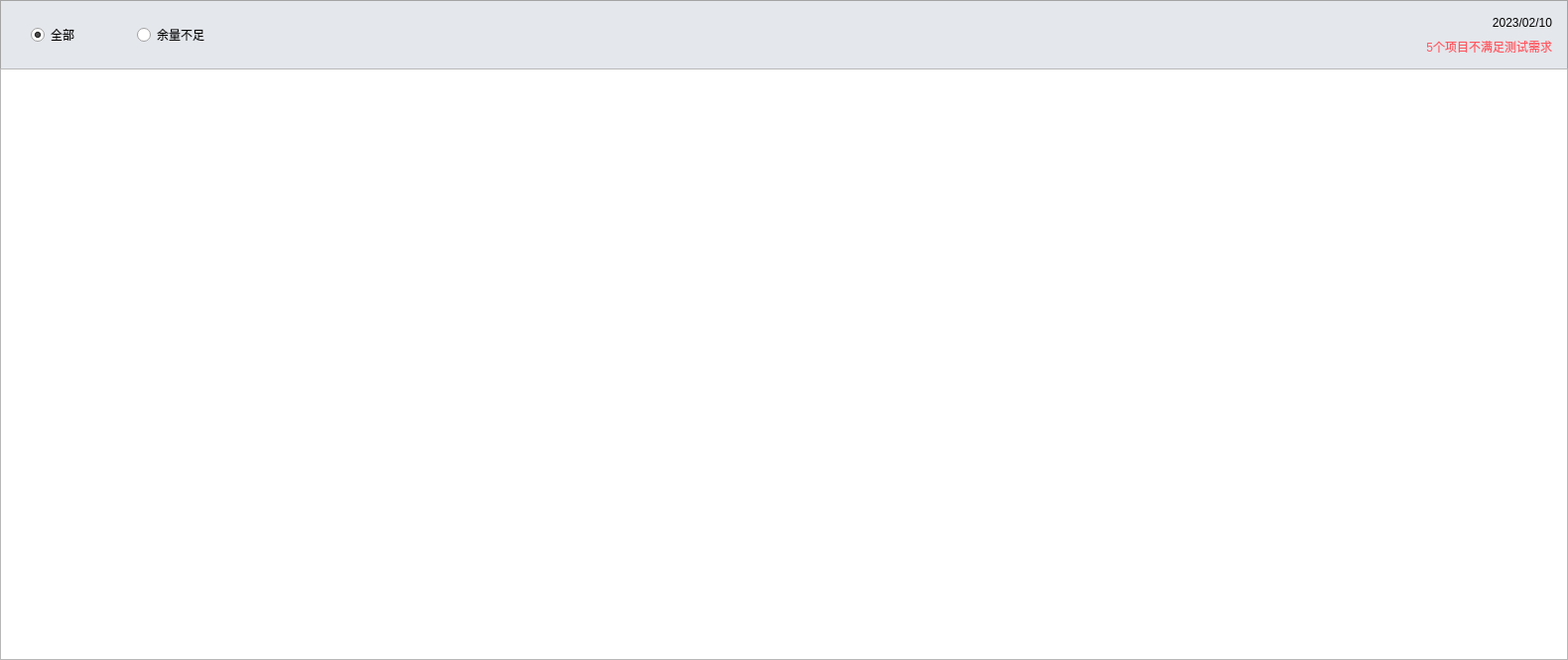
<?xml version="1.0" encoding="UTF-8"?>
<ui version="4.0">
 <class>RequireCalcWidget</class>
 <widget class="QWidget" name="RequireCalcWidget">
  <property name="geometry">
   <rect>
    <x>0</x>
    <y>0</y>
    <width>1580</width>
    <height>665</height>
   </rect>
  </property>
  <property name="windowTitle">
   <string>Form</string>
  </property>
  <widget class="QFrame" name="TopFrame">
   <property name="geometry">
    <rect>
     <x>0</x>
     <y>0</y>
     <width>1580</width>
     <height>70</height>
    </rect>
   </property>
   <property name="minimumSize">
    <size>
     <width>1580</width>
     <height>70</height>
    </size>
   </property>
   <property name="maximumSize">
    <size>
     <width>1580</width>
     <height>70</height>
    </size>
   </property>
   <property name="styleSheet">
    <string notr="true">QFrame#TopFrame
{
	border:1px solid #a4a4a4;
	background-color: #e4e7ec;
}</string>
   </property>
   <property name="frameShape">
    <enum>QFrame::StyledPanel</enum>
   </property>
   <property name="frameShadow">
    <enum>QFrame::Raised</enum>
   </property>
   <layout class="QHBoxLayout" name="horizontalLayout">
    <property name="spacing">
     <number>58</number>
    </property>
    <property name="leftMargin">
     <number>30</number>
    </property>
    <property name="topMargin">
     <number>0</number>
    </property>
    <property name="rightMargin">
     <number>15</number>
    </property>
    <property name="bottomMargin">
     <number>0</number>
    </property>
    <item>
     <widget class="QRadioButton" name="AllRBtn">
      <property name="text">
       <string>全部</string>
      </property>
      <property name="checked">
       <bool>true</bool>
      </property>
     </widget>
    </item>
    <item>
     <widget class="QRadioButton" name="RemainValRBtn">
      <property name="text">
       <string>余量不足</string>
      </property>
     </widget>
    </item>
    <item>
     <spacer name="horizontalSpacer">
      <property name="orientation">
       <enum>Qt::Horizontal</enum>
      </property>
      <property name="sizeHint" stdset="0">
       <size>
        <width>1110</width>
        <height>20</height>
       </size>
      </property>
     </spacer>
    </item>
    <item>
     <layout class="QVBoxLayout" name="verticalLayout">
      <property name="spacing">
       <number>0</number>
      </property>
      <property name="topMargin">
       <number>10</number>
      </property>
      <property name="bottomMargin">
       <number>10</number>
      </property>
      <item>
       <widget class="QLabel" name="DateLab">
        <property name="text">
         <string>2023/02/10</string>
        </property>
        <property name="alignment">
         <set>Qt::AlignRight|Qt::AlignTrailing|Qt::AlignVCenter</set>
        </property>
       </widget>
      </item>
      <item>
       <widget class="QLabel" name="TipLab">
        <property name="styleSheet">
         <string notr="true">color: #ff565f;</string>
        </property>
        <property name="text">
         <string>5个项目不满足测试需求</string>
        </property>
        <property name="alignment">
         <set>Qt::AlignRight|Qt::AlignTrailing|Qt::AlignVCenter</set>
        </property>
       </widget>
      </item>
     </layout>
    </item>
   </layout>
  </widget>
  <widget class="QTableView" name="RequireCalcTbl">
   <property name="geometry">
    <rect>
     <x>0</x>
     <y>69</y>
     <width>1580</width>
     <height>596</height>
    </rect>
   </property>
   <property name="styleSheet">
    <string notr="true"/>
   </property>
   <property name="showGrid">
    <bool>false</bool>
   </property>
   <attribute name="verticalHeaderDefaultSectionSize">
    <number>46</number>
   </attribute>
   <attribute name="verticalHeaderMinimumSectionSize">
    <number>46</number>
   </attribute>
  </widget>
  <widget class="QFrame" name="line_v">
   <property name="geometry">
    <rect>
     <x>0</x>
     <y>69</y>
     <width>1</width>
     <height>596</height>
    </rect>
   </property>
   <property name="frameShape">
    <enum>QFrame::StyledPanel</enum>
   </property>
   <property name="frameShadow">
    <enum>QFrame::Raised</enum>
   </property>
   <property name="lines" stdset="0">
    <string>solid</string>
   </property>
  </widget>
  <widget class="QFrame" name="line_v_2">
   <property name="geometry">
    <rect>
     <x>1579</x>
     <y>69</y>
     <width>1</width>
     <height>596</height>
    </rect>
   </property>
   <property name="frameShape">
    <enum>QFrame::StyledPanel</enum>
   </property>
   <property name="frameShadow">
    <enum>QFrame::Raised</enum>
   </property>
   <property name="lines" stdset="0">
    <string>solid</string>
   </property>
  </widget>
  <widget class="QFrame" name="line_h">
   <property name="geometry">
    <rect>
     <x>0</x>
     <y>69</y>
     <width>1580</width>
     <height>1</height>
    </rect>
   </property>
   <property name="frameShape">
    <enum>QFrame::StyledPanel</enum>
   </property>
   <property name="frameShadow">
    <enum>QFrame::Raised</enum>
   </property>
   <property name="lines" stdset="0">
    <string>solid</string>
   </property>
  </widget>
  <widget class="QFrame" name="line_h_2">
   <property name="geometry">
    <rect>
     <x>0</x>
     <y>664</y>
     <width>1580</width>
     <height>1</height>
    </rect>
   </property>
   <property name="frameShape">
    <enum>QFrame::StyledPanel</enum>
   </property>
   <property name="frameShadow">
    <enum>QFrame::Raised</enum>
   </property>
   <property name="lines" stdset="0">
    <string>solid</string>
   </property>
  </widget>
 </widget>
 <layoutdefault spacing="6" margin="11"/>
 <resources/>
 <connections/>
</ui>
